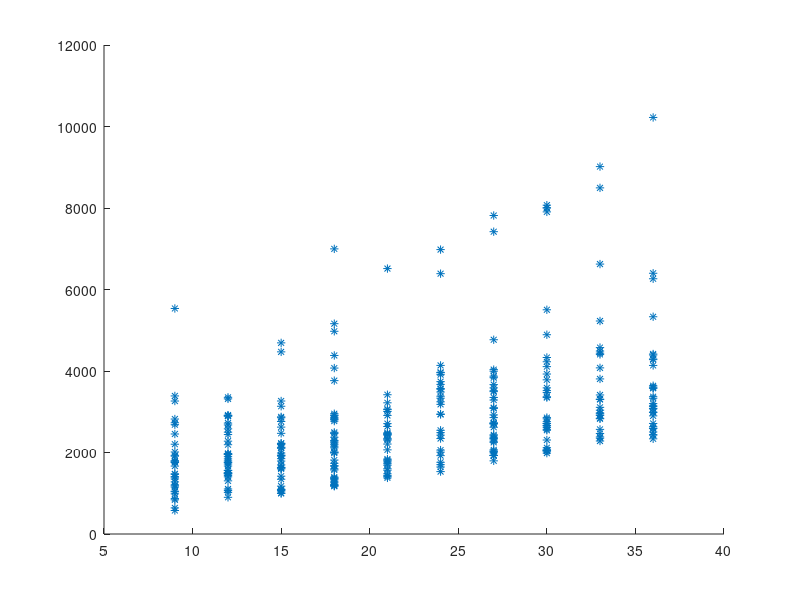

The MATLAB script that drew this image:
function [] = features()
%UNTITLED Summary of this function goes here
%   Detailed explanation goes here
rawData = csvread('training.csv');
%index which feature you want to select
featureIndex = 14;
% sort rows by select feature (It is not really necessary)
sortedByFeature = sortrows(rawData,featureIndex);
% select column
feature = sortedByFeature(:,[featureIndex]);
%select column of delay
delaySortedByFeature = sortedByFeature(:,[15]);
%plot it
scatter(feature, delaySortedByFeature, '*')
end

